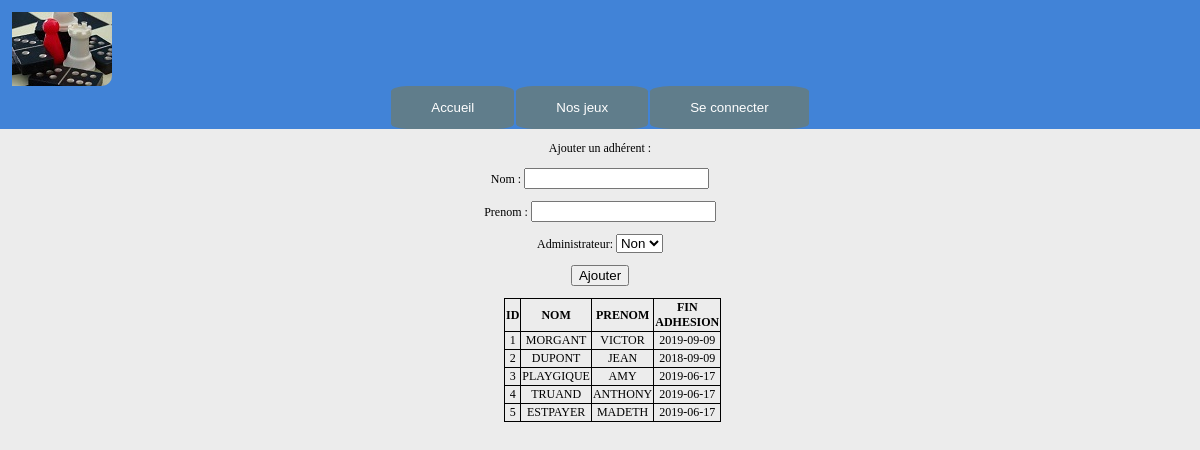
The page /adherents.php on the database its author committed.
### tables this page shows
CREATE TABLE IF NOT EXISTS `adherents` (
  `IDCLIENT` int(5) NOT NULL,
  `NOM` varchar(20) NOT NULL,
  `PRENOM` varchar(20) NOT NULL,
  `DATEFINADHESION` date NOT NULL
);

### adherents.php (the view, shortened to what this page needs)
<?php
	include_once 'minimal.php';
?>
<html lang="fr">
	<body>
		<div class="content">
			<div class = "textBox">
				<form action="ajoutAdherent.php" method="post">
					<p>Ajouter un adhérent : </p>
						 <p>Nom : <input type="text" name="Nom" required /></p>
						 <p>Prenom : <input type="text" name="Prenom" required /></p>
						 <p>Administrateur: <select name="Admin"></p>
							<option value="0">Non</option>
						 <p><input type="submit" value="Ajouter" name = "Ajouter"></p>
						</form>
			</div>
			<div class = "textBox">
				<?php
					$Query = "SELECT * FROM `adherents`";
					$Result= $Connect->query($Query);
					echo "<table> ";
					echo"<tr><th>ID</th><th>NOM</th> <th>PRENOM</th> <th>FIN ADHESION</th></tr>";
					while ($Adh = mysqli_fetch_array($Result) ){
						echo " <tr><td>".$Adh[0]."</td><td>".$Adh[1]."</td><td>".$Adh[2]."</td><td>".$Adh[3]."</td></tr>";
					}
				?>
			</div>
		</div>
</html>

### design.css (style rules this page uses)
body { background-color : #ECECEC; font-family : Garuda, Cambria; font-size:1vw; margin: 0; padding: 0; }
.textBox { font-family : Garuda, Cambria; margin-left : 10%; margin-right : 10%; text-align :center; }
.textBox table,th, td { margin-left : 40%; margin-right : 40%; text-align : center; border-style: solid; border-width: 1px; border-collapse: collapse; }

### rows shown on the page
adherents: IDCLIENT "1", NOM "MORGANT", PRENOM "VICTOR", DATEFINADHESION "2019-09-09"
adherents: IDCLIENT "2", NOM "DUPONT", PRENOM "JEAN", DATEFINADHESION "2018-09-09"
adherents: IDCLIENT "3", NOM "PLAYGIQUE", PRENOM "AMY", DATEFINADHESION "2019-06-17"
adherents: IDCLIENT "4", NOM "TRUAND", PRENOM "ANTHONY", DATEFINADHESION "2019-06-17"
adherents: IDCLIENT "5", NOM "ESTPAYER", PRENOM "MADETH", DATEFINADHESION "2019-06-17"
